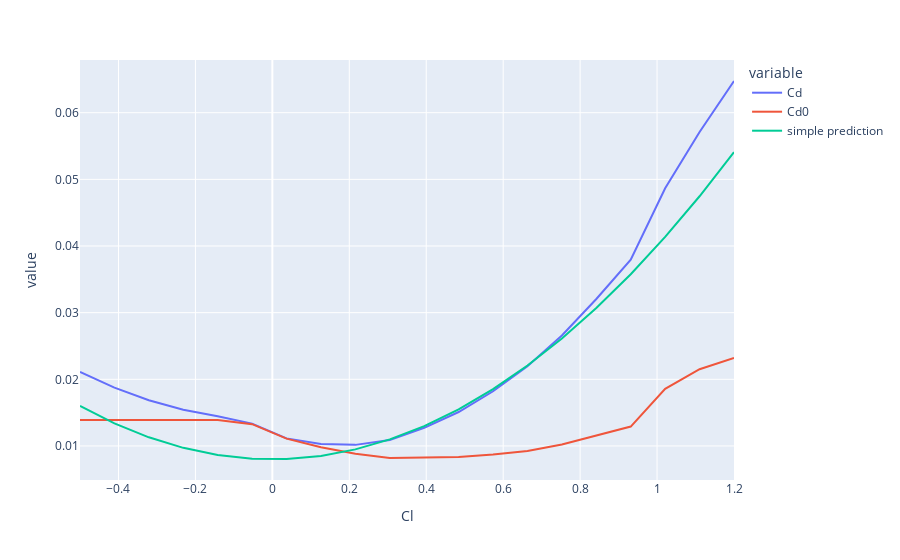

Notebook source saved alongside this figure:
### Code cell
import plotly.express as px
import plotly.graph_objects as go

import numpy as np
import pandas as pd

cls = np.linspace(-0.5, 1.2, 20)

res = pd.DataFrame([wing(op, c) for c in cls])
res
fig = px.line(res, x="Cl", y=["Cd", "Cd0"])
#0.0396, 0.032
fig.add_trace(go.Scatter(x=cls, y=0.008+0.032*cls**2, name="simple prediction"))

### Figure 1 — Plotly figure (JSON) as saved in the notebook; plotly's stock layout.template omitted (floating-point values rounded to 4 significant figures)
{"data": [{"hovertemplate": "variable=Cd<br>Cl=%{x}<br>value=%{y}<extra></extra>", "legendgroup": "Cd", "line": {"color": "#636efa", "dash": "solid"}, "marker": {"symbol": "circle"}, "mode": "lines", "name": "Cd", "orientation": "v", "showlegend": true, "type": "scatter", "x": [-0.5, -0.4105, -0.3211, -0.2316, -0.1421, -0.05263, 0.03684, 0.1263, 0.2158, 0.3053, 0.3947, 0.4842, 0.5737, 0.6632, 0.7526, 0.8421, 0.9316, 1.021, 1.111, 1.2], "xaxis": "x", "y": [0.0211, 0.01875, 0.01686, 0.01544, 0.01447, 0.01335, 0.01114, 0.01028, 0.01016, 0.01088, 0.01273, 0.0151, 0.01821, 0.02195, 0.02657, 0.03205, 0.03796, 0.04867, 0.0571, 0.06476], "yaxis": "y"}, {"hovertemplate": "variable=Cd0<br>Cl=%{x}<br>value=%{y}<extra></extra>", "legendgroup": "Cd0", "line": {"color": "#EF553B", "dash": "solid"}, "marker": {"symbol": "circle"}, "mode": "lines", "name": "Cd0", "orientation": "v", "showlegend": true, "type": "scatter", "x": [-0.5, -0.4105, -0.3211, -0.2316, -0.1421, -0.05263, 0.03684, 0.1263, 0.2158, 0.3053, 0.3947, 0.4842, 0.5737, 0.6632, 0.7526, 0.8421, 0.9316, 1.021, 1.111, 1.2], "xaxis": "x", "y": [0.01389, 0.01389, 0.01389, 0.01389, 0.01389, 0.01327, 0.0111, 0.00982, 0.00882, 0.00819, 0.00823, 0.00833, 0.00871, 0.00926, 0.01022, 0.01158, 0.01291, 0.01858, 0.02151, 0.0232], "yaxis": "y"}, {"name": "simple prediction", "type": "scatter", "x": [-0.5, -0.4105, -0.3211, -0.2316, -0.1421, -0.05263, 0.03684, 0.1263, 0.2158, 0.3053, 0.3947, 0.4842, 0.5737, 0.6632, 0.7526, 0.8421, 0.9316, 1.021, 1.111, 1.2], "y": [0.016, 0.01339, 0.0113, 0.009716, 0.008646, 0.008089, 0.008043, 0.008511, 0.00949, 0.01098, 0.01299, 0.0155, 0.01853, 0.02207, 0.02613, 0.03069, 0.03577, 0.04136, 0.04746, 0.05408]}], "layout": {"legend": {"title": {"text": "variable"}, "tracegroupgap": 0}, "margin": {"t": 60}, "xaxis": {"anchor": "y", "domain": [0, 1], "title": {"text": "Cl"}}, "yaxis": {"anchor": "x", "domain": [0, 1], "title": {"text": "value"}}}}
